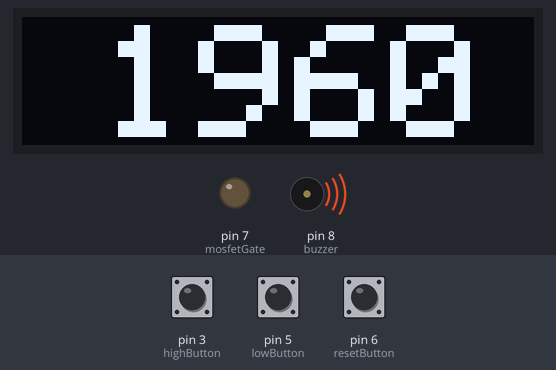
Recording of a sketch running on a simulated Arduino Uno, built with avr-gcc and run on an emulated ATmega328P. Shown: 128×32 one-colour display, output pins drawn as LEDs (lit = HIGH), buzzer (waves = sounding). The inputs (shaded band) are chosen by the test bench; at power-on: pin 3 (highButton) LOW, pin 5 (lowButton) LOW, pin 6 (resetButton) LOW.

Above: at 2.2 s.
2.3 s: pin 3 (highButton) pulled HIGH for 3.2 s
At 8.3 s:
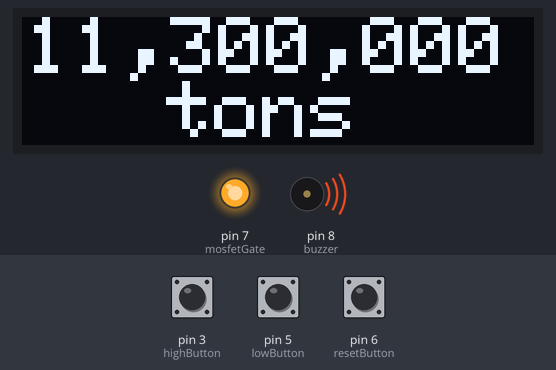
8.5 s: pin 5 (lowButton) pulled HIGH for 0.15 s
At 10.1 s:
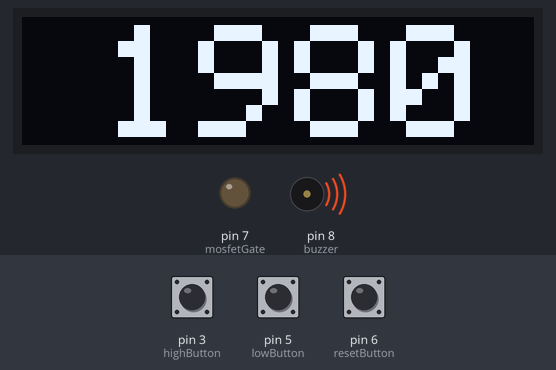
11.6 s: pin 3 (highButton) pulled HIGH for 1 s
At 12.7 s:
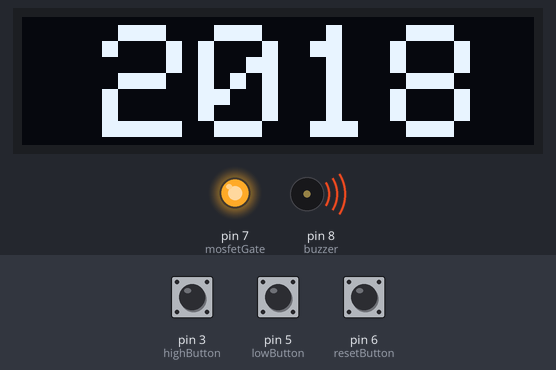
15.6 s: pin 5 (lowButton) pulled HIGH for 1 s
At 19.3 s:
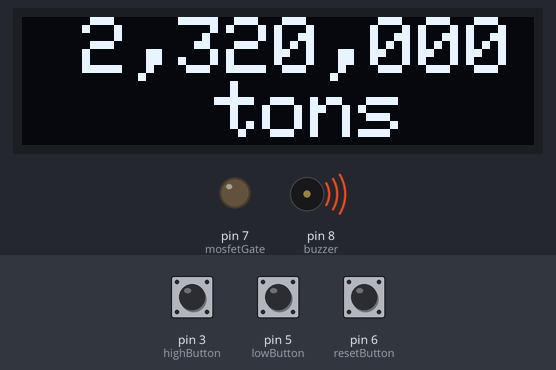
Timing chart, 0 to 20.6 s (numbered marks = the images above; inputs shaded):
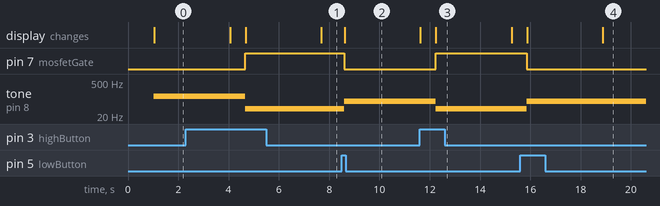

Measured:
- after the input at 2.3 s, pin 7 (mosfetGate): LOW → HIGH after 2.4 s; tone on pin 8 (buzzer): 131 Hz → 39 Hz after 2.4 s; the display: first differs from a run without the input after 2.4 s (image 1 shows a later state)
- after the input at 8.5 s, pin 7 (mosfetGate): HIGH → LOW after 0.10 s; tone on pin 8 (buzzer): 39 Hz → 82 Hz after 0.10 s; the display: changes after 0.11 s (image 2)
- after the input at 11.6 s, pin 7 (mosfetGate): LOW → HIGH after 0.63 s; tone on pin 8 (buzzer): 82 Hz → 39 Hz after 0.63 s; the display: first differs from a run without the input after 0.64 s (image 3)
- after the input at 15.6 s, pin 7 (mosfetGate): HIGH → LOW after 0.26 s; tone on pin 8 (buzzer): 39 Hz → 82 Hz after 0.26 s; the display: first changes after 0.27 s (image 4 shows a later state)

The sketch:

Scraps2_sketch.ino
```cpp
#include <SPI.h>
#include <Wire.h>
#include <Adafruit_GFX.h>
#include <Adafruit_SSD1306.h>

#define resetButton 6
#define lowButton 5
#define medButton 4
#define highButton 3
#define mosfetGate 7
#define buzzer 8

int outputLevel = 0; //heat to mosfetGate
int heatState = 0; //state of system, keeps track of what year to display
int heatLevel = 0;
double holdMillis = 0;

#define OLED_RESET 4
Adafruit_SSD1306 display(OLED_RESET);

void setup() {
  Serial.begin(9600);
  display.begin(SSD1306_SWITCHCAPVCC, 0x3C);  // initialize with the I2C addr 0x3C (for the 128x32)
  // init done
  display.clearDisplay();
  delay(1000);
  pinMode(resetButton, INPUT);
  pinMode(lowButton, INPUT);
  pinMode(medButton, INPUT);
  pinMode(highButton, INPUT);
  pinMode(mosfetGate, OUTPUT);
  display.clearDisplay();
}

void loop() {

    switch(heatState) {
    case 0:
      outputLevel = 0;
      analogWrite(mosfetGate, outputLevel);
      tone(buzzer, 131);
      resetScrollText();
      delay(50);
      display.clearDisplay();
      delay(50);
      break;
    case 1:
      outputLevel = 70;
      analogWrite(mosfetGate, outputLevel);
      tone(buzzer, 82);
      lowScrollText();
      delay(50);
      display.clearDisplay();
      delay(50);
      break;
    case 2:
      outputLevel = 170;
      analogWrite(mosfetGate, outputLevel);
      tone(buzzer, 20);
      medScrollText();
      delay(50);
      display.clearDisplay();
      delay(50);
      break;
    case 3:
      outputLevel = 255;
      analogWrite(mosfetGate, outputLevel);
      tone(buzzer, 39);
      highScrollText();
      delay(50);
      display.clearDisplay();
      delay(50);
      break;
}

  if (digitalRead(resetButton) == HIGH) {
    heatState = 0;
  }
   if (digitalRead(lowButton) == HIGH) {
    heatState = 1;
  }
  if (digitalRead(medButton) == HIGH) {
    heatState = 2;
  }
   if (digitalRead(highButton) == HIGH) {
    heatState = 3;
  }

}

void highScrollText(void) {
  holdMillis = millis();
  display.setTextSize(4);
  display.setTextColor(WHITE);
  display.setCursor(20,2);
  display.clearDisplay();
  display.println("2018");
  display.display();
  delay(3000);
  display.setTextSize(2);
  display.setTextColor(WHITE);
  display.setCursor(1,0);
  display.clearDisplay();
  display.print("11,300,000   tons");
  display.display();
  delay(500);

  while ((digitalRead(resetButton) == LOW) && (digitalRead(lowButton) == LOW) && (digitalRead(medButton) == LOW) && ((millis() - holdMillis) < 17000) ) {
    //Scroll text to the left
    display.startscrollleft(0x00, 0x0F);
  }

if (digitalRead(resetButton) == HIGH) {
    heatState = 0;
}
if (digitalRead(lowButton) == HIGH) {
    heatState = 1;
}
if (digitalRead(medButton) == HIGH) {
    heatState = 2;
}

  holdMillis = millis();
  display.stopscroll();
}

void medScrollText(void) {
  holdMillis = millis();
  display.setTextSize(4);
  display.setTextColor(WHITE);
  display.setCursor(20,2);
  display.clearDisplay();
  display.println("2000");
  display.display();
  delay(3000);
  display.setTextSize(2);
  display.setTextColor(WHITE);
  display.setCursor(15,0);
  display.clearDisplay();
  display.print("6,280,000    tons");
  display.display();
  delay(500);

  while ((digitalRead(resetButton) == LOW) && (digitalRead(lowButton) == LOW) && (digitalRead(highButton) == LOW) && ((millis() - holdMillis) < 17000) ) {
    //Scroll text to the left
    display.startscrollleft(0x00, 0x0F);
  }

if (digitalRead(resetButton) == HIGH) {
    heatState = 0;
}
if (digitalRead(lowButton) == HIGH) {
    heatState = 1;
}
if (digitalRead(highButton) == HIGH) {
    heatState = 3;
}

  holdMillis = millis();
  display.stopscroll();
}

void lowScrollText(void) {
  holdMillis = millis();
  display.setTextSize(4);
  display.setTextColor(WHITE);
  display.setCursor(20,2);
  display.clearDisplay();
  display.println("1980");
  display.display();
  delay(3000);
  display.setTextSize(2);
  display.setTextColor(WHITE);
  display.setCursor(15,0);
  display.clearDisplay();
  display.print("2,320,000    tons");
  display.display();
  delay(500);

  while ((digitalRead(resetButton) == LOW) && (digitalRead(highButton) == LOW) && (digitalRead(medButton) == LOW) && ((millis() - holdMillis) < 17000) ) {
    //Scroll text to the left
    display.startscrollleft(0x00, 0x0F);
  }

if (digitalRead(resetButton) == HIGH) {
    heatState = 0;
}
if (digitalRead(highButton) == HIGH) {
    heatState = 3;
}
if (digitalRead(medButton) == HIGH) {
    heatState = 2;
}

  holdMillis = millis();
  display.stopscroll();
}

void resetScrollText(void) {
  holdMillis = millis();
  display.setTextSize(4);
  display.setTextColor(WHITE);
  display.setCursor(20,2);
  display.clearDisplay();
  display.println("1960");
  display.display();
  delay(3000);
  display.setTextSize(2);
  display.setTextColor(WHITE);
  display.setCursor(15,0);
  display.clearDisplay();
  display.print("1,710,000    tons");
  display.display();
  delay(500);

  while ((digitalRead(highButton) == LOW) && (digitalRead(lowButton) == LOW) && (digitalRead(medButton) == LOW) && ((millis() - holdMillis) < 17000) ) {
    //Scroll text to the left
    display.startscrollleft(0x00, 0x0F);
  }

if (digitalRead(highButton) == HIGH) {
    heatState = 3;
}
if (digitalRead(lowButton) == HIGH) {
    heatState = 1;
}
if (digitalRead(medButton) == HIGH) {
    heatState = 2;
}

  holdMillis = millis();
  display.stopscroll();
}
```
